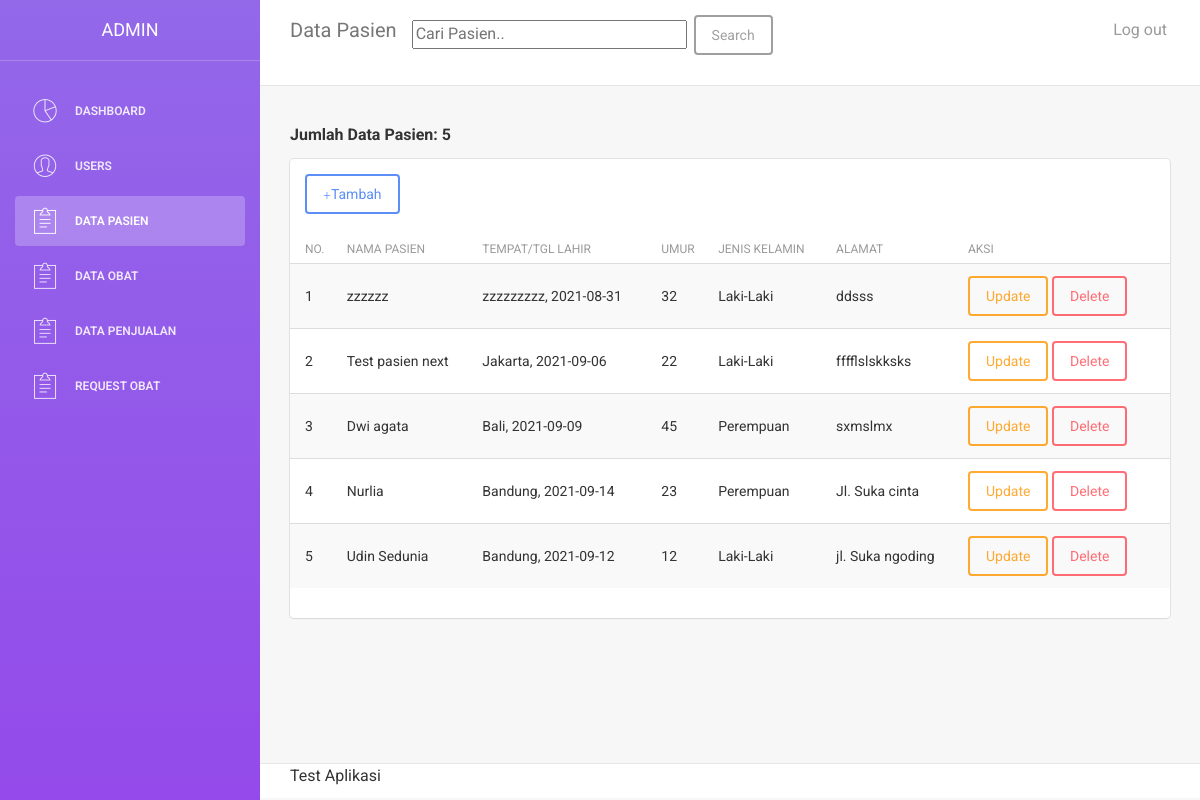
The page /pasien.php (signed in) on the database its author committed.
### tables this page shows
CREATE TABLE `pasien` (
  `id` int(11) NOT NULL,
  `nama_pasien` varchar(60) NOT NULL,
  `tmp_lahir` varchar(30) NOT NULL,
  `tgl_lahir` date NOT NULL,
  `umur` varchar(15) NOT NULL,
  `jk` varchar(20) NOT NULL,
  `alamat` text NOT NULL
);

### functions/func_pasien.php (called while the page is built, shortened)
<?php
	require 'config.php';
	function getData($sql){
		global $conn;
		$res = mysqli_query($conn, $sql);
		$rows = [];
		while ($row = mysqli_fetch_assoc($res)) {
			$rows[] = $row;
		}
		return $rows;
	}
 ?>

### pasien.php (the view, shortened to what this page needs)
<?php
    require 'functions/func_pasien.php';
    $data_pasien = getData("SELECT * FROM pasien ORDER BY id DESC");
    $sql = "SELECT count(*) AS jumlah FROM pasien";
    $res = mysqli_query($conn, $sql);
    $jumlah = mysqli_fetch_assoc($res);
 ?>
<!doctype html>
<html lang="en">
<head>
    <link href="assets/css/bootstrap.min.css" rel="stylesheet" />
    <link href="assets/css/animate.min.css" rel="stylesheet"/>
    <link href="assets/css/light-bootstrap-dashboard.css?v=1.4.0" rel="stylesheet"/>
    <link href="assets/css/demo.css" rel="stylesheet" />
    <link href="http://maxcdn.bootstrapcdn.com/font-awesome/4.2.0/css/font-awesome.min.css" rel="stylesheet">
    <link href="assets/css/pe-icon-7-stroke.css" rel="stylesheet" />
</head>
<body>
<div class="wrapper">
    <div class="sidebar" data-color="purple">
    	<div class="sidebar-wrapper">
            <div class="logo">
                <a href="#" class="simple-text">
                    <?php
                        if ($_SESSION['level'] == 'admin') {
                            echo "admin";
                        } else if ($_SESSION['level'] == 'apoteker') {
                            echo "apoteker";
                        } else if ($_SESSION['level'] == 'pegawai') {
                            echo "pegawai";
                        }
                     ?>
                </a>
            </div>
            <ul class="nav">
            <?php if($_SESSION['level'] == 'apoteker' || $_SESSION['level'] == 'admin' || $_SESSION['level'] == 'pegawai') { ?>
                <li>
                    <a href="dashboard.php">
                        <i class="pe-7s-graph"></i>
                        <p>Dashboard</p>
                    </a>
                </li>
            <?php } ?>
            <?php if($_SESSION['level'] == 'admin') { ?>
                <li>
                    <a href="users.php">
                        <i class="pe-7s-user"></i>
                        <p>Users</p>
                    </a>
                </li>
            <?php } ?>
            <?php if ($_SESSION['level'] == 'apoteker' || $_SESSION['level'] == 'admin') { ?>
                <li class="active">
                    <a href="pasien.php">
                        <i class="pe-7s-note2"></i>
                        <p>Data Pasien</p>
                    </a>
                </li>
            <?php } ?>
            <?php if($_SESSION['level'] == 'apoteker' || $_SESSION['level'] == 'admin' || $_SESSION['level'] == 'pegawai') { ?>
                <li>
                    <a href="obat.php">
                        <i class="pe-7s-note2"></i>
                        <p>Data Obat</p>
                    </a>
                </li>
            <?php } ?>
            <?php if($_SESSION['level'] == 'pegawai' || $_SESSION['level'] == 'admin') { ?>
                <li>
                    <a href="penjualan.php">
                        <i class="pe-7s-note2"></i>
                        <p>Data Penjualan</p>
                    </a>
                </li>
            <?php } ?>
            <?php if($_SESSION['level'] == 'apoteker' || $_SESSION['level'] == 'admin') { ?>
                <li>
                    <a href="request_obat.php">
                        <i class="pe-7s-note2"></i>
                        <p>Request Obat</p> <?php  ?>
                    </a>
                </li>
            <?php } ?>
            </ul>
    	</div>
    </div>
    <div class="main-panel">
		<nav class="navbar navbar-default navbar-fixed">
            <div class="container-fluid">
                <div class="navbar-header">
                    <a class="navbar-brand" href="#">Data Pasien</a>
                </div>
                <div class="collapse navbar-collapse">
                    <ul class="nav navbar-nav navbar-left">
                        <li>
                            <form action="" method="post">
                                <div class="form-group">
                                    <input type="text" size="30" name="keyword" autocomplete="off" autofocus placeholder="Cari Pasien..">
                                    <button type="submit" name="search" class="btn btn-default">Search</button>
                                </div>
                            </form>
                        </li>
                    </ul>
                    <ul class="nav navbar-nav navbar-right">
                        <li>
                            <a href="logout.php" onclick="return confirm('Yakin Mau Keluar?')">
                                <p>Log out</p>
                            </a>
                        </li>
                    </ul>
                </div>
            </div>
        </nav>
        <div class="content">
            <div class="container-fluid">
                <div class="row">
                    <div class="col-md-12">
                        <h5><b> <?php echo "Jumlah Data Pasien: " . $jumlah['jumlah']; ?></b></h5>
                        <div class="card">
                            <div class="header">
                            <?php if($_SESSION['level'] == 'apoteker' || $_SESSION['level'] == 'admin') { ?>
                                <button class="btn btn-primary" data-toggle="modal" data-target="#myModal"><span class="glyphicon glyphicon-plus"></span>Tambah</button>
                            <?php } ?>
                            </div>
                            <div class="content table-responsive table-full-width">
                                <table class="table table-hover table-striped">
                                    <thead>
                                        <th>No.</th>
                                    	<th>Nama Pasien</th>
                                    	<th>Tempat/Tgl Lahir</th>
                                        <th>Umur</th>
                                    	<th>Jenis Kelamin</th>
                                        <th>Alamat</th>
                                    <?php if($_SESSION['level'] == 'apoteker' || $_SESSION['level'] == 'admin') { ?>
                                        <th>Aksi</th>
                                    <?php } ?>
                                    </thead>
                                    <tbody>
                                    <?php
                                        $i = 1;
                                    ?>
                                    <?php foreach ($data_pasien as $data) : ?>
                                        <tr>
                                        	<td><?= $i; ?></td>
                                        	<td><?= $data['nama_pasien'] ?></td>
                                        	<td><?= $data['tmp_lahir'] ?>, <?= $data['tgl_lahir'] ?></td>
                                        	<td><?= $data['umur'] ?></td>
                                        	<td><?= $data['jk'] ?></td>
                                            <td><?= $data['alamat'] ?></td>
                                            <td>
                                            <?php if($_SESSION['level'] == 'apoteker' || $_SESSION['level'] == 'admin') { ?>
                                                <a href="update_pasien.php?id=<?= $data['id'] ?>" class="btn btn-warning">Update</a> <?php } ?>
                                            <?php if($_SESSION['level'] == 'apoteker' || $_SESSION['level'] == 'admin') { ?>
                                                <a href="delete_pasien.php?id=<?= $data['id'] ?>" class="btn btn-danger" onclick="return confirm('Anda yakin ingin menghapus data ini?');">Delete</a> <?php } ?>
                                            </td>
                                        </tr>
                                        <?php $i++; ?>
                                    <?php endforeach; ?>
                                    </tbody>
                                </table>
                            </div>
                        </div>
                    </div>
                </div>
            </div>
        </div>
        <footer class="footer">
            <div class="container-fluid">
                <nav class="pull-left">
                    <ul>
                        <li>
                            <p>Test Aplikasi</p>
                        </li>
                    </ul>
                </nav>
            </div>
        </footer>
    </div>
</div>
</body>
</html>

### rows shown on the page
pasien: nama_pasien "zzzzzz", tmp_lahir "zzzzzzzzz", tgl_lahir "2021-08-31", umur "32", jk "Laki-Laki", alamat "ddsss"
pasien: nama_pasien "Test pasien next", tmp_lahir "Jakarta", tgl_lahir "2021-09-06", umur "22", jk "Laki-Laki", alamat "fffflslskksks"
pasien: nama_pasien "Dwi agata", tmp_lahir "Bali", tgl_lahir "2021-09-09", umur "45", jk "Perempuan", alamat "sxmslmx"
pasien: nama_pasien "Nurlia", tmp_lahir "Bandung", tgl_lahir "2021-09-14", umur "23", jk "Perempuan", alamat "Jl. Suka cinta"
pasien: nama_pasien "Udin Sedunia", tmp_lahir "Bandung", tgl_lahir "2021-09-12", umur "12", jk "Laki-Laki", alamat "jl. Suka ngoding"

### other values the page prints
$jumlah['jumlah'] "5"
